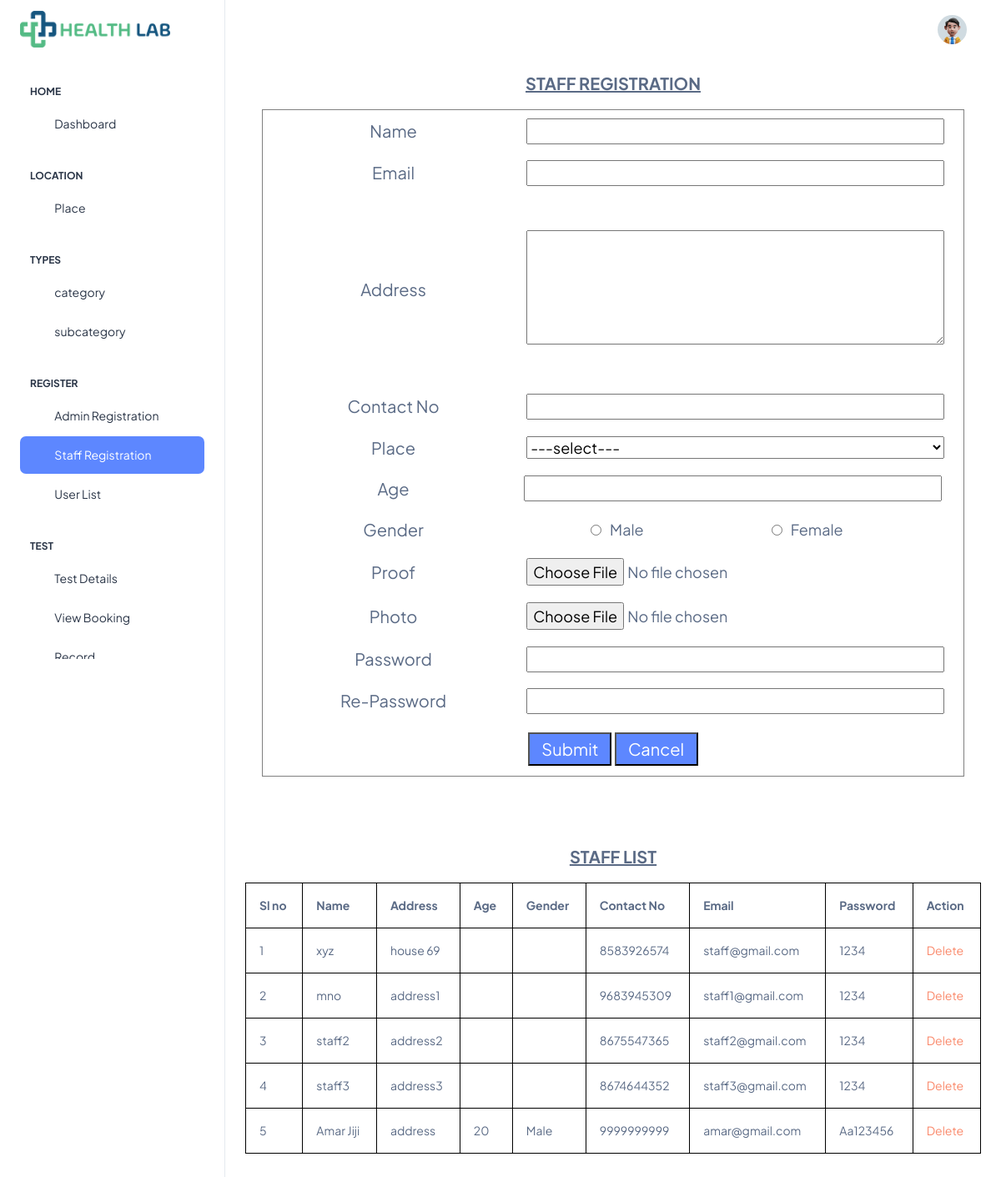
The app's page /Project/Admin/staffregistration.php (signed in) with its own data.
### tables this page shows
CREATE TABLE `tbl_staff` (
  `staff_id` int(11) NOT NULL auto_increment,
  `staff_name` varchar(50) NOT NULL,
  `staff_address` varchar(100) NOT NULL,
  `staff_contact` varchar(50) NOT NULL,
  `staff_gender` varchar(50) NOT NULL,
  `staff_age` varchar(50) NOT NULL,
  `staff_proof` varchar(100) NOT NULL,
  `staff_email` varchar(50) NOT NULL,
  `staff_password` varchar(50) NOT NULL,
  `staff_photo` varchar(100) NOT NULL,
  `place_id` int(11) NOT NULL,
  PRIMARY KEY  (`staff_id`)
);

### Project/Admin/staffregistration.php (the view, shortened to what this page needs)
<!DOCTYPE html PUBLIC "-//W3C//DTD XHTML 1.0 Transitional//EN" "http://www.w3.org/TR/xhtml1/DTD/xhtml1-transitional.dtd">
<html xmlns="http://www.w3.org/1999/xhtml">
<?php
include("Head.php");
?>
<head>
</head>
<body>
<p align="center" style="font-size: 20px"  ><strong><u>STAFF REGISTRATION</u></strong></p>
<div align="center">
<form id="form1" name="form1" method="post" action="" enctype="multipart/form-data">
<table width="842" height="800" border="1" style="font-size: 18px; text-align: center;">
  <tr>
    <td width="176" style="font-size: 20px;">Name</td>
    <td width="296" style="text-align: left;">
      <input required type="text" name="name" id="name" title="Name Allows Only Alphabets,Spaces and First Letter Must Be Capital Letter" pattern="^[A-Z]+[a-zA-Z ]*$" style="width: 95%;"/>
    </td>
  </tr>
  <tr>
    <td width="176" style="font-size: 20px;">Email</td>
    <td width="296" style="text-align: left;">
      <input type="email" required name="email" id="email"style="width: 95%;" />
   </td>
  </tr>
  <tr>
    <td width="176" style="font-size: 20px;">Address</td>
    <td width="296" style="text-align: left;">
      <textarea name="address" id="address" cols="45" rows="5" required style="width: 95%;" ></textarea>
      </td>
  </tr>
  <tr>
    <td width="176" style="font-size: 20px;" >Contact No</td>
    <td width="296" style="text-align: left;"><label for="contact"></label>
      <input type="text" required name="contact" id="contact"  pattern="[7-9]{1}[0-9]{9}"
                title="Phone number with 7-9 and remaing 9 digit with 0-9" style="width: 95%;"/></td>
  </tr>
  <tr>
    <td width="176" style="font-size: 20px;">Place</td>
    <td width="296" style="text-align: left;">
      <select required name="place" style="width: 95%;">
      <option>---select---</option>
      </select>
    </td>
  </tr>
  <tr>
    <td width="176" style="font-size: 20px;">Age</td>
    <td width="296" style="text-align: left;">
        <input type="number" name="age" required style="width: 95%;">
    </td>
</tr>
<tr>
    <td width="176" style="font-size: 20px;">Gender</td>
    <td width="296" style="text-align: left;">
        <span style="margin-left: 80px;">
        <input type="radio" name="gender" value="Male" id="male"><label for="male"style="margin-left: 10px;" >Male</label>
        <input type="radio" name="gender" value="Female" id="female"><label for="female" style="margin-left: 10px;">Female</label>
    </td>
</tr>
  <tr>
    <td width="176" style="font-size: 20px;">Proof</td>
    <td width="296" style="text-align: left;">
      <input type="file" name="proof" id="proof" style="width: 95%;"/>
    </td>
  </tr>
  <tr>
    <td width="176" style="font-size: 20px;" >Photo</td>
    <td width="296" style="text-align: left;" >
      <input type="file" name="photo" id="photo" style="width: 95%;"/>
      </td>
  </tr>
  <tr>
    <td width="176" style="font-size: 20px;">Password</td>
    <td width="296" style="text-align: left;" ><label for="pwd"></label>
      <input type="password" name="pwd" id="pwd" pattern="(?=.*\d)(?=.*[a-z])(?=.*[A-Z]).{8,}" title="Must contain at least one number and one uppercase and lowercase letter, and at least 8 or more characters" style="width: 95%;"/></td>
  </tr>
  <tr>
    <td width="176" style="font-size: 20px;" >Re-Password</td>
    <td width="296" style="text-align: left;" ><label for="conpwd"></label>
      <input type="password" required name="conpwd" id="conpwd" style="width: 95%;"/></td>
  </tr>
  <tr>
    <td colspan="2">
      <div align="center">
      <input type="submit" name="submit" id="submit" value="Submit" style="font-size: 20px; width: 100px; height: 40px; background-color: #5D87FF; color: white;" />
      <input type="reset" name="cancel" id="cancel" value="Cancel" style="font-size: 20px; width: 100px; height: 40px; background-color: #5D87FF; color: white;" />
      </div>
   </td>
  </tr>
 </table>
</form>
<p align="center">&nbsp;</p>
<p align="center" style="font-size: 20px" class="stafflist"><strong><u>STAFF LIST</u></strong></p>
<table width="200"  style="border: 1px solid black;" class="table table-bordered">
<tr>
    <td><strong>Sl no</strong></td>
    <td><strong>Name</strong></td>
    <td><strong>Address</strong></td>
    <td><strong>Age</strong></td>
    <td><strong>Gender</strong></td>
    <td><strong>Contact No</strong></td>
    <td><strong>Email</strong></td>
    <td><strong>Password</strong></td>
    <td><strong>Action</strong></td>
</tr>
  <tr>
   <?php
  		$i=0;
  		$selQry="select * from tbl_staff";
		$data=mysql_query($selQry);
		while($row=mysql_fetch_array($data))
		{
			$i++;
			?>
   <td><?php echo $i?>  </td>
    <td><?php echo $row["staff_name"]?></td>
    <td><?php echo $row["staff_address"]?></td>
    <td><?php echo $row["staff_age"]?></td>
    <td><?php echo $row["staff_gender"]?></td>
    <td><?php echo $row["staff_contact"]?></td>
    <td><?php echo $row["staff_email"]?></td>
    <td><?php echo $row["staff_password"]?></td>
    <td><a href = "staffregistration.php?did=<?php echo $row["staff_id"]?>" class="text-danger">Delete</td>
  </tr>
   <?php
		}
   ?>
</table>
</div>
</body>
</html>
<?php
include("Foot.php");
?>

### Project/Admin/staffregistration.php (style rules this page uses)
.stafflist { margin-top: 60px; }

### records on screen
tbl_staff: staff_name "xyz", staff_address "house 69", staff_contact "8583926574", staff_email "staff@gmail.com", staff_password "1234"
tbl_staff: staff_name "mno", staff_address "address1", staff_contact "9683945309", staff_email "staff1@gmail.com", staff_password "1234"
tbl_staff: staff_name "staff2", staff_address "address2", staff_contact "8675547365", staff_email "staff2@gmail.com", staff_password "1234"
tbl_staff: staff_name "staff3", staff_address "address3", staff_contact "8674644352", staff_email "staff3@gmail.com", staff_password "1234"
tbl_staff: staff_name "Amar Jiji", staff_address "address", staff_age "20", staff_gender "Male", staff_contact "9999999999", staff_email "amar@gmail.com", staff_password "Aa123456"
